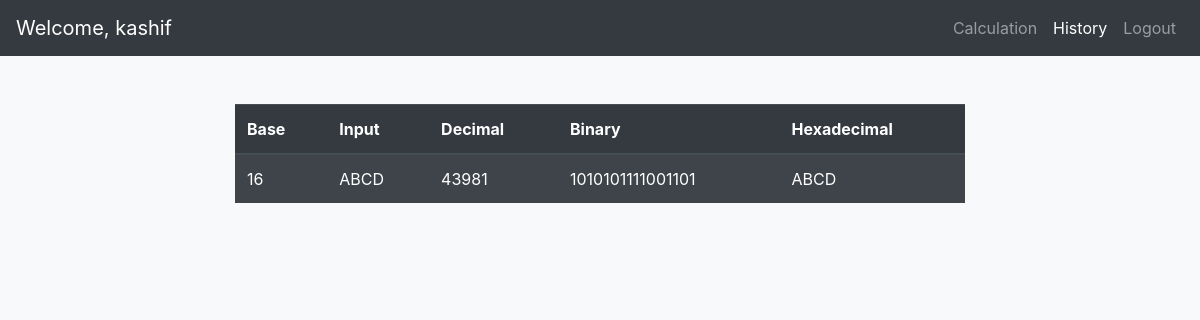
The page /dashboard (signed in) on the database its author committed.
### tables this page shows
CREATE TABLE Calculation (
						ID INTEGER PRIMARY KEY,
						Input_Value TEXT NOT NULL,
						Input_Type INTEGER NOT NULL,
						User_ID INTEGER NOT NULL,
						FOREIGN KEY (User_ID)
							REFERENCES Users(ID)
								ON DELETE CASCADE
								ON UPDATE CASCADE
					);

### app.py (the view, shortened to what this page needs)
    @app.route("/dashboard")
    def dashboard():
        if "user_id" not in session:
            return redirect(url_for("index"))
        history = calculation.get_user_history(session.get("user_id"))
        output = []
        for h in history:
            dec_val = int(h[0], h[1])
            hex_val = hex(dec_val).replace("0x", "").upper()
            bin_val = bin(dec_val).replace("0b", "")
            output.append(
                {
                    "input": h[0],
                    "base": h[1],
                    "hex": hex_val,
                    "dec": dec_val,
                    "bin": bin_val,
                }
            )
        return render_template(
            "dashboard.html",
            user_id=session.get("user_id"),
            user_name=session.get("user_name"),
            history=output,
        )

### utilities/calculation.py (called while the page is built)
    def get_user_history(self, userID):
        query = "SELECT Input_Value, Input_Type FROM Calculation WHERE User_ID=? ORDER BY User_ID DESC LIMIT 10"
        try:
            with sql.connect(dbname) as conn:
                cur = conn.cursor()
                cur.execute(query, (userID,))
                rows = list(cur.fetchall())
                return rows
        except:
            conn.rollback()
        return None

### templates/dashboard.html (shortened to what this page needs)
{%extends "base.html"%}
{%set title="History Page"%}
{%block body_main%}
<div class="container my-5">
	<div class="row">
		<div class="col-12 col-md-10 col-lg-8 mx-auto table-responsive">
			<table class="table table-dark table-striped w-100">
				<thead>
					<tr>
						<th>Base</th>
						<th>Input</th>
						<th>Decimal</th>
						<th>Binary</th>
						<th>Hexadecimal</th>
					</tr>
				</thead>
				<tbody>
					{%for record in history%}
					<tr>
						<td>{{record["base"]}}</td>
						<td>{{record["input"]}}</td>
						<td>{{record["dec"]}}</td>
						<td>{{record["bin"]}}</td>
						<td>{{record["hex"]}}</td>
					</tr>
					{%endfor%}
				</tbody>
			</table>
		</div>
	</div>
</div>
{%endblock%}

### rows shown on the page
Calculation: base "16", input "ABCD", dec "43981", bin "1010101111001101", hex "ABCD"

### other values the page prints
{{ user_name|default('User') }} "kashif"
